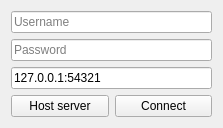
<?xml version="1.0" encoding="UTF-8"?>
<ui version="4.0">
 <class>Menu</class>
 <widget class="QWidget" name="Menu">
  <property name="geometry">
   <rect>
    <x>0</x>
    <y>0</y>
    <width>223</width>
    <height>126</height>
   </rect>
  </property>
  <property name="windowTitle">
   <string>Form</string>
  </property>
  <layout class="QGridLayout" name="menu_layout">
   <item row="3" column="0">
    <widget class="QPushButton" name="btn_host">
     <property name="text">
      <string>Host server</string>
     </property>
    </widget>
   </item>
   <item row="2" column="0" colspan="2">
    <widget class="QLineEdit" name="input_address">
     <property name="text">
      <string>127.0.0.1:54321</string>
     </property>
     <property name="placeholderText">
      <string>Server address</string>
     </property>
    </widget>
   </item>
   <item row="1" column="0" colspan="2">
    <widget class="QLineEdit" name="input_password">
     <property name="placeholderText">
      <string>Password</string>
     </property>
    </widget>
   </item>
   <item row="0" column="0" colspan="2">
    <widget class="QLineEdit" name="input_username">
     <property name="placeholderText">
      <string>Username</string>
     </property>
    </widget>
   </item>
   <item row="3" column="1">
    <widget class="QPushButton" name="btn_connect">
     <property name="text">
      <string>Connect</string>
     </property>
    </widget>
   </item>
  </layout>
 </widget>
 <resources/>
 <connections/>
</ui>
